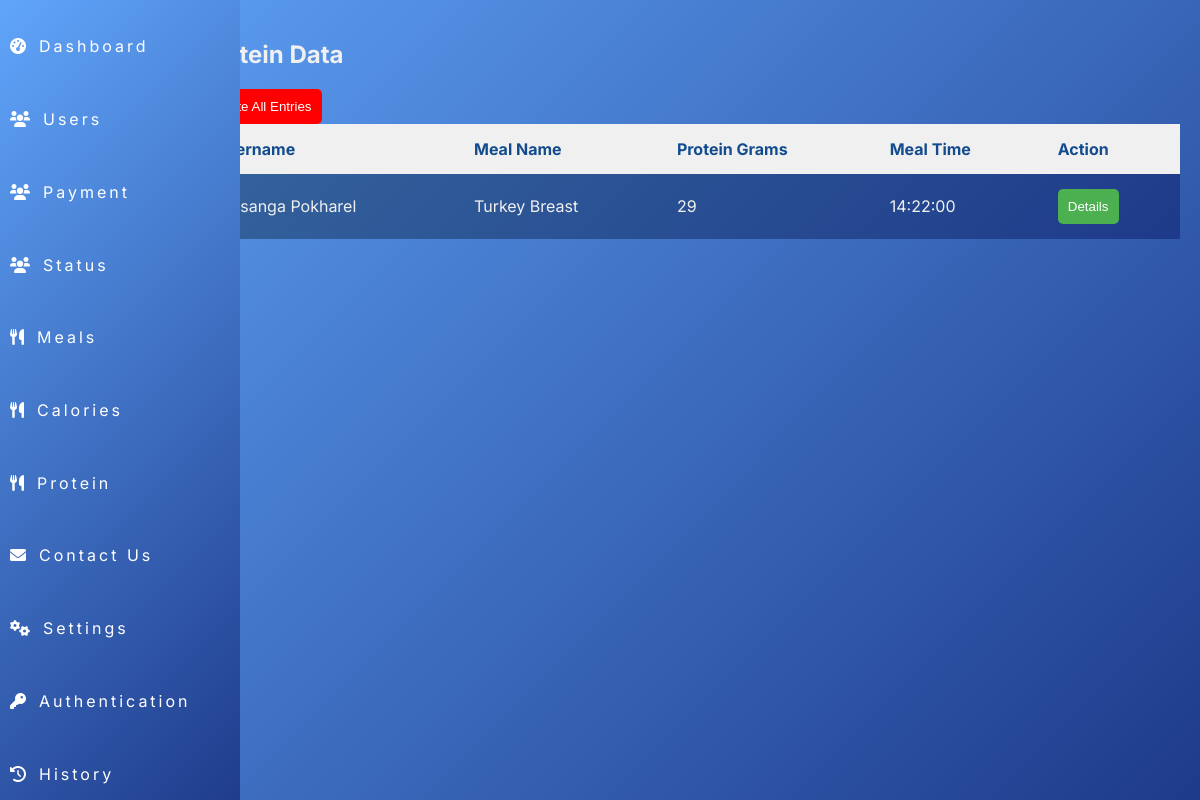
/admin/proteingoal.php, run on the app's committed database.
### tables this page shows
CREATE TABLE `entries` (
  `id` int(11) NOT NULL,
  `meal_name` varchar(255) NOT NULL,
  `protein_grams` float NOT NULL,
  `meal_time` time NOT NULL,
  `user_id` int(11) NOT NULL,
  `total_protein` float DEFAULT 0
);

CREATE TABLE `users` (
  `id` int(11) NOT NULL,
  `user_id` int(11) NOT NULL,
  `name` varchar(100) NOT NULL,
  `email` varchar(100) NOT NULL,
  `password` varchar(255) NOT NULL,
  `age` int(11) NOT NULL,
  `weight` decimal(5,2) NOT NULL,
  `height` int(11) NOT NULL,
  `activity` enum('normal','intermediate','highly_active') NOT NULL,
  `profile_picture` varchar(255) DEFAULT NULL,
  `registration_time` timestamp NOT NULL DEFAULT current_timestamp(),
  `status` varchar(10) DEFAULT 'inactive',
  `role` varchar(50) DEFAULT 'user',
  `google_auth_secret` varchar(32) DEFAULT NULL,
  `verified` enum('Unverified','Verified') DEFAULT 'Unverified',
  `muscle_protein` double DEFAULT NULL,
  `normal_protein` double DEFAULT NULL
);

### admin/proteingoal.php (the view, shortened to what this page needs)
<?php
include 'db_connection.php';
include 'navbar.php';
$sql = "
    SELECT
        users.name AS username,
        entries.meal_name,
        entries.protein_grams,
        entries.meal_time,
        entries.user_id,
        entries.id AS entry_id
    FROM
        entries
    INNER JOIN
        users
    ON
        entries.user_id = users.id
    ORDER BY
        entries.meal_time DESC
";
$stmt = $pdo->prepare($sql);
$stmt->execute();
$entries = $stmt->fetchAll(PDO::FETCH_ASSOC);
?>
<!DOCTYPE html>
<html lang="en">
<head>
    <link rel="stylesheet" href="./cssadmin/proteingoal.css">
    <link rel="stylesheet" href="https://cdnjs.cloudflare.com/ajax/libs/font-awesome/6.0.0/css/all.min.css">
</head>
<body>
    <div class="container">
        <h2>Protein Data</h2>
        <button id="deleteAllButton" class="delete-button">Delete All Entries</button>
        <table>
            <thead>
                <tr>
                    <th>Username</th>
                    <th>Meal Name</th>
                    <th>Protein Grams</th>
                    <th>Meal Time</th>
                    <th>Action</th>
                </tr>
            </thead>
            <tbody>
                <?php foreach ($entries as $entry): ?>
                    <tr>
                        <td><?php echo htmlspecialchars($entry['username']); ?></td>
                        <td><?php echo htmlspecialchars($entry['meal_name']); ?></td>
                        <td><?php echo htmlspecialchars($entry['protein_grams']); ?></td>
                        <td><?php echo htmlspecialchars($entry['meal_time']); ?></td>
                        <td><button class="details-button" data-entry-id="<?php echo $entry['entry_id']; ?>">Details</button></td>
                    </tr>
                <?php endforeach; ?>
            </tbody>
        </table>
    </div>
</body>
</html>

### admin/cssadmin/proteingoal.css (style rules this page uses)
body { background: linear-gradient(135deg, #60A5FA, #1E3A8A); background-size: cover; background-repeat: no-repeat; background-attachment: fixed; font-family: 'Inter', sans-serif; margin: 0px; Padding: 0px; }
.container { background-color: transparent; padding: 20px; border-radius: 10px; color: #f0f0f0; margin-left: 15%; }
table { width: 100%; border-collapse: collapse; }
th { background-color: #f0f0f0; color: #124c8e; padding: 15px; text-align: left; }
td { padding: 15px; }
tr:nth-child(odd) { background: linear-gradient(135deg, #34639c, #1E3A8A); }
.delete-button { background-color: red; color: white; border: none; padding: 10px; border-radius: 5px; cursor: pointer; transition: background-color 0.3s; }
.details-button { background-color: #4CAF50; color: white; border: none; padding: 10px; border-radius: 5px; cursor: pointer; transition: background-color 0.3s; }

### data on the page
entries: user.name "Prasanga Pokharel", meal_name "Turkey Breast", protein_grams "29", meal_time "14:22:00"
